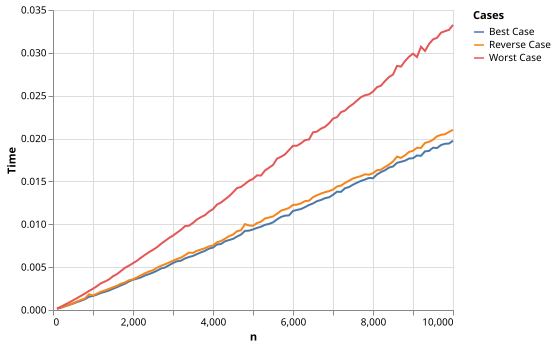

Here is the Python script that generated this plot:
"""
Estimate the time complexity of merge sort for the best, reverse and worst cases.

filename: merge_timing.py
author: Jiawei Li
date: 20/9/2020
"""

import time
import pandas as pd
from random import sample
import altair as alt

def create_lists(n):
    number_list = list(range(0, n))
    reverse_list = list(range(n, 0, -1))
    random_list = sample(range(0, n), n)
    return {"Best Case": number_list, "Reverse Case": reverse_list, "Worst Case": random_list}

def reduce(left_list, right_list):
    left_i = 0
    right_i = 0
    result_i = 0
    result_list = []
    while left_i < len(left_list) and right_i < len(right_list):
        if left_list[left_i] < right_list[right_i]:
            result_list.append(left_list[left_i])
            left_i += 1
        else:
            result_list.append(right_list[right_i])
            right_i += 1
        result_i += 1
    result_list.extend(left_list[left_i:])
    result_list.extend(right_list[right_i:])
    return result_list

def merge_sort(sort_list):
    if len(sort_list) <= 1:
        return sort_list
    else:
        n= len(sort_list)
        n_mid= n // 2
        left_list = sort_list[: n_mid]
        left_list = merge_sort(left_list)
        right_list = sort_list[n_mid: ]
        right_list = merge_sort(right_list)
        result_list= reduce(left_list, right_list)
        return result_list

def record_time():
    time_dataframe = pd.DataFrame(columns=["n", "Cases", "Time"])
    for n in range(100, 10100, 100):
        number_dict = create_lists(n)
        for item in number_dict.items():
            start = time.time()
            merge_sort(item[1])
            end = time.time()
            time_dataframe = time_dataframe.append({"n": n, "Cases": item[0], "Time": end - start}, ignore_index=True)
    return time_dataframe

def plot_time():
    time_dataframe = record_time()
    chart = alt.Chart(time_dataframe).mark_line().encode(
            x="n:Q",
            y="Time:Q",
            color="Cases:N")
    return chart

# The shape of worst case in the plot suggests that the time complexity is linear and
# merge sort is a more efficient algorithm compared to insertion sort.
plot_time()
